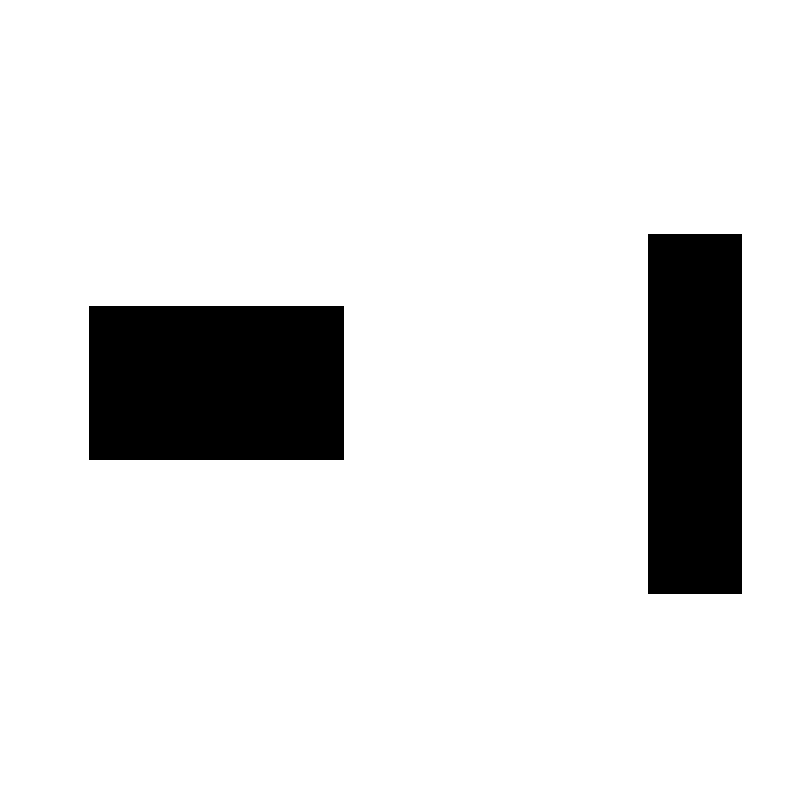
%> input picture hw3/MATLAB/code/newmap.png, 800 x 800 px
$ octave RRT.m   (GNU Octave 9; MATLAB toolbox functions it lacks are replaced by stand-ins)
%> lines starting %> are read from the running program, lines starting %| are printed output that depends on the picture; in (x1, y1, x2, y2) boxes, pixels count from 0 and x2, y2 are one past the last pixel; in counts of white or black regions, pixels touching at a corner belong together; the program's own positions count from 1
### hw3/MATLAB/code/Distance.m
function dis = Distance(x1, x2)
    dis = sqrt((x1(1)-x2(1))^2 + (x1(2)-x2(2))^2);
end

### hw3/MATLAB/code/collisionChecking.m
function feasible=collisionChecking(startPose,goalPose,map)

feasible=true;
dir=atan2(goalPose(1)-startPose(1),goalPose(2)-startPose(2));
for r=0:0.5:sqrt(sum((startPose-goalPose).^2))
    posCheck = startPose + r.*[sin(dir) cos(dir)];
    if ~(feasiblePoint(ceil(posCheck),map) && feasiblePoint(floor(posCheck),map) && ...
            feasiblePoint([ceil(posCheck(1)) floor(posCheck(2))],map) && feasiblePoint([floor(posCheck(1)) ceil(posCheck(2))],map))
        feasible=false;break;
    end
    if ~feasiblePoint([floor(goalPose(1)),ceil(goalPose(2))],map), feasible=false; end

end

function feasible=feasiblePoint(point,map)
feasible=true;
if ~(point(1)>=1 &&  point(1)<=size(map,2) && point(2)>=1 && point(2)<=size(map,1) && map(point(2),point(1))==255)
    feasible=false;
end

### hw3/MATLAB/code/RRT.m
%***************************************
%Author: Chaoqun Wang
%Date: 2019-10-15
%***************************************
%% 流程初始化
clear all; close all;
x_I=1; y_I=1;           % 设置初始点
x_G=700; y_G=700;       % 设置目标点
Thr=50;                 %设置目标点阈值
Delta= 30;              % 设置扩展步长
%% 建树初始化
T.v(1).x = x_I;         % T是我们要做的树，v是节点，这里先把起始点加入到T里面来
T.v(1).y = y_I;
T.v(1).xPrev = x_I;     % 起始节点的父节点仍然是其本身
T.v(1).yPrev = y_I;
T.v(1).dist = 0;        %从父节点到该节点的距离，这里可取欧氏距离
T.v(1).indPrev = 0;     %
%% 开始构建树——作业部分
figure(1);
ImpRgb=imread('newmap.png');
%> ImpRgb is the input picture: size 800x800x3 uint8; 88.6% white; 2 black regions, box (x1, y1, x2, y2) and area: (89, 306, 344, 460) 39270, (648, 234, 742, 594) 33840
Imp=rgb2gray(ImpRgb);
imshow(Imp)
xL=size(Imp,1);%地图x轴长度
%> xL = 800
yL=size(Imp,2);%地图y轴长度
%> yL = 800
hold on
plot(x_I, y_I, 'ro', 'MarkerSize',10, 'MarkerFaceColor','r');
plot(x_G, y_G, 'go', 'MarkerSize',10, 'MarkerFaceColor','g');% 绘制起点和目标点
count=1; %计算树的节点个数

for iter = 1:3000
    x_rand=[];
    %Step 1: 在地图中随机采样一个点x_rand
    %提示：用（x_rand(1),x_rand(2)）表示环境中采样点的坐标
    x_rand(1) = rand * size(Imp,1);
    x_rand(2) = rand * size(Imp,2);

    x_near=[];
    %Step 2: 遍历树，从树中找到最近邻近点x_near
    %提示：x_near已经在树T里
    num = 0;
    minLength = Distance(x_rand, [T.v(1).x T.v(1).y]);
%> minLength = 906.3
    for j = 1 : size(T.v,2)
        tempL = Distance(x_rand, [T.v(j).x T.v(j).y]);
        if tempL <= minLength
            num = j;
            minLength = tempL;
        end
    end
%> after the loop, num = 1
    x_near = [T.v(num).x T.v(num).y];
%> x_near = [1 1]


    x_new=[];
    %Step 3: 扩展得到x_new节点
    %提示：注意使用扩展步长Delta
    perL = Delta / minLength;
%> perL = 0.0331
    x_new(1) = x_near(1) + perL * (x_rand(1) - x_near(1));
    x_new(2) = x_near(2) + perL * (x_rand(2) - x_near(2));


    %检查节点是否是collision-free
    if ~collisionChecking(x_near,x_new,Imp)
%> after the loop in collisionChecking, `for r=0:0.5:sqrt(sum((startPose-goalPose).^2))`: feasible = true
        continue;
    end
    count=count+1;
%> count = 2

    %Step 4: 将x_new插入树T
    %提示：新节点x_new的父节点是x_near
    T.v(count).x = x_new(1);
    T.v(count).y = x_new(2);
    T.v(count).xPrev = x_near(1);
    T.v(count).yPrev = x_near(2);
    T.v(count).dist = Delta;
    T.v(count).indPrev = num;


    %Step 5:检查是否到达目标点附近
    %提示：注意使用目标点阈值Thr，若当前节点和终点的欧式距离小于Thr，则跳出当前for循环
    if Distance(x_new, [x_G y_G]) < Thr
        break
    end


   %Step 6:将x_near和x_new之间的路径画出来
   %提示 1：使用plot绘制，因为要多次在同一张图上绘制线段，所以每次使用plot后需要接上hold on命令
   %提示 2：在判断终点条件弹出for循环前，记得把x_near和x_new之间的路径画出来
   plot([x_near(1) x_new(1)], [x_near(2) x_new(2)], 'b', 'Linewidth', 1);
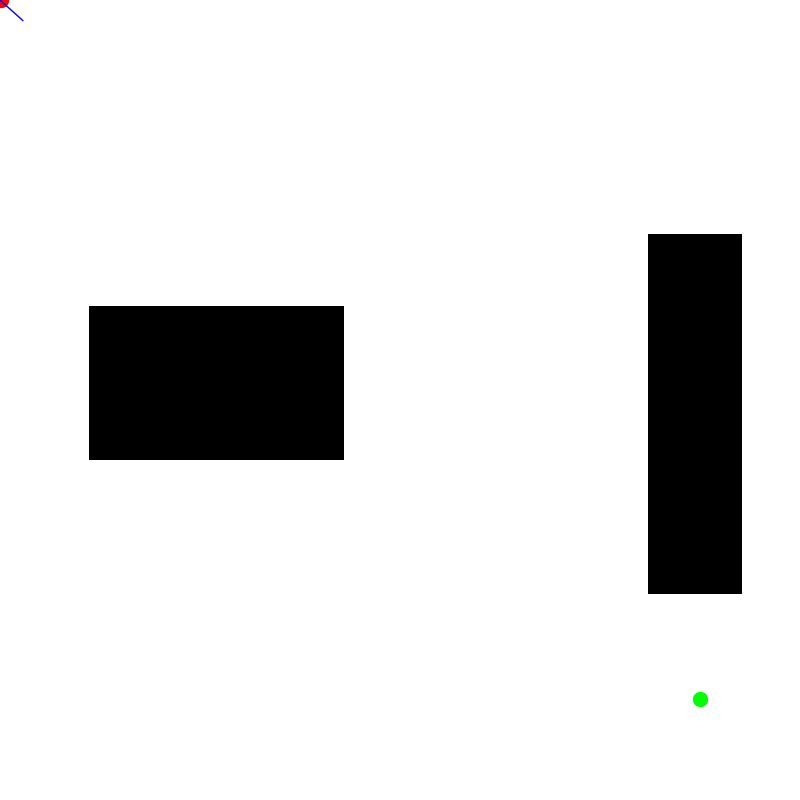
%> figure redrawn from the program's plot data
   hold on;


   pause(0.005); %暂停0.1s，使得RRT扩展过程容易观察
end
%% 路径已经找到，反向查询
if iter < 2000
    path.pos(1).x = x_G; path.pos(1).y = y_G;
    path.pos(2).x = T.v(end).x; path.pos(2).y = T.v(end).y;
    pathIndex = T.v(end).indPrev; % 终点加入路径
    j=0;
    while 1
        path.pos(j+3).x = T.v(pathIndex).x;
        path.pos(j+3).y = T.v(pathIndex).y;
        pathIndex = T.v(pathIndex).indPrev;
        if pathIndex == 1
            break
        end
        j=j+1;
    end  % 沿终点回溯到起点
    path.pos(end+1).x = x_I; path.pos(end).y = y_I; % 起点加入路径
    for j = 2:length(path.pos)
        plot([path.pos(j).x; path.pos(j-1).x;], [path.pos(j).y; path.pos(j-1).y], 'r', 'Linewidth', 3);
    end
%> this loop made 40 passes
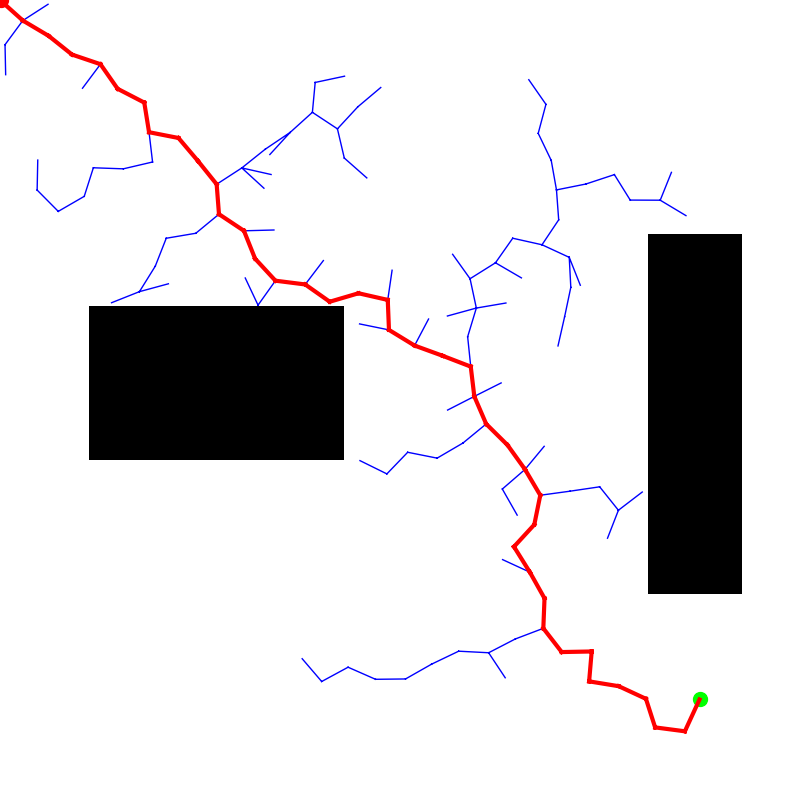
%> figure redrawn from the program's plot data
else
    disp('Error, no path found!');
end
